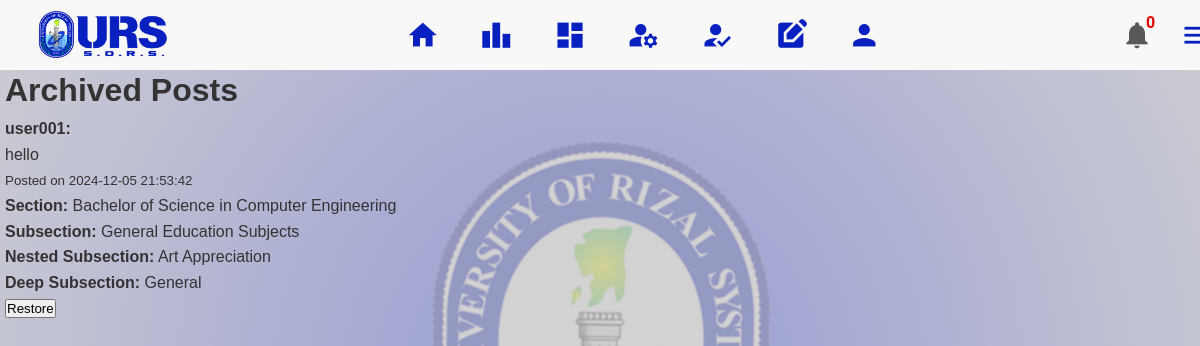
Screenshot of /_unused/redesign_before/admin_archive.php (signed in) with the database file from the repository.
### tables this page shows
CREATE TABLE `posts` (
  `id` int(11) NOT NULL,
  `user_id` int(11) NOT NULL,
  `content` text NOT NULL,
  `created_at` timestamp NOT NULL DEFAULT current_timestamp(),
  `image_path` varchar(255) DEFAULT NULL,
  `file_path` varchar(255) DEFAULT NULL,
  `section` varchar(50) DEFAULT 'General',
  `sub_section` varchar(50) DEFAULT NULL,
  `nested_sub_section` varchar(50) DEFAULT NULL,
  `is_archived` tinyint(1) DEFAULT 0,
  `deep_sub_section` varchar(255) DEFAULT NULL
);

CREATE TABLE `users` (
  `id` int(11) NOT NULL,
  `username` varchar(50) NOT NULL,
  `password` varchar(255) NOT NULL,
  `email` varchar(100) NOT NULL,
  `created_at` timestamp NOT NULL DEFAULT current_timestamp(),
  `profile_picture` varchar(255) DEFAULT 'default_profile.jpg',
  `cover_photo` varchar(255) DEFAULT 'default_cover.jpg',
  `role` enum('student','teacher','admin') DEFAULT 'student',
  `is_approved` tinyint(1) DEFAULT 0,
  `can_post` tinyint(1) NOT NULL DEFAULT 1,
  `first_name` varchar(50) NOT NULL,
  `middle_name` varchar(50) DEFAULT NULL,
  `last_name` varchar(50) NOT NULL
);

### _unused/redesign_before/admin_archive.php (the view, shortened to what this page needs)
<?php
require_once __DIR__ . '/config.php';
$sql = "SELECT posts.*, users.username
        FROM posts
        JOIN users ON posts.user_id = users.id
        WHERE posts.is_archived = 1
        ORDER BY posts.created_at DESC";
$result = $conn->query($sql);
$sql = "SELECT COUNT(*) AS unread_count FROM notifications WHERE user_id = ? AND is_read = 0";
$stmt = $conn->prepare($sql);
$stmt->bind_param("i", $_SESSION['user_id']);
$stmt->execute();
$notification_result = $stmt->get_result();
$notification_count = $notification_result->fetch_assoc()['unread_count'];
?>
<!DOCTYPE html>
<html lang="en">
<head>
    <link rel="stylesheet" href="/assets/css/admin.css">
</head>
<body>
    <nav class="navbar">
        <div class="nav-container">
            <div class="logo">
                <a href="admin_home.php"><img src="/assets/images/sors_logo.png" alt=""></a>
            </div>
                <div class="nav-icons">
                    <a href="admin_home.php" class="nav-item">
                        <span class="material-icons" alt="Home">home</span>
                    </a>
                    <a href="admin_ranking.php" class="nav-item">
                        <span class="material-icons">leaderboard</span>
                    </a>
                    <a href="admin_dashboard.php" class="nav-item">
                        <span class="material-icons">dashboard</span>
                    </a>
                    <a href="manage_accounts.php" class="nav-item">
                        <span class="material-icons">manage_accounts</span>
                    </a>
                    <a href="admin_pendings.php" class="nav-item">
                        <span class="material-icons">how_to_reg</span>
                    </a>
                    <a href="admin_register.php" class="nav-item">
                        <span class="material-icons">edit_square</span>
                    </a>
                    <a href="admin_profile.php" class="nav-item">
                        <span class="material-icons">person</span>
                    </a>
                </div>
                <a href="admin_notif.php" class="notification-icon">
                    <span class="material-icons" >notifications</span>
                </a>
                <p class="notif-count"><strong><?php echo $notification_count; ?></strong></p>
                <span class="material-icons menu-button" id="menu-button">menu</span>
        </div>
    </nav>
    <div class="container">
        <h1>Archived Posts</h1>
        <?php while ($post = $result->fetch_assoc()): ?>
            <div class="post">
                <p><strong><?php echo htmlspecialchars($post['username']); ?>:</strong></p>
                <p><?php echo htmlspecialchars($post['content']); ?></p>
                <p><small>Posted on <?php echo $post['created_at']; ?></small></p>
                <p><strong>Section:</strong> <?php echo htmlspecialchars($post['section']); ?></p>
                <?php if (!empty($post['sub_section'])): ?>
                    <p><strong>Subsection:</strong> <?php echo htmlspecialchars($post['sub_section']); ?></p>
                <?php endif; ?>
                <?php if (!empty($post['nested_sub_section'])): ?>
                    <p><strong>Nested Subsection:</strong> <?php echo htmlspecialchars($post['nested_sub_section']); ?></p>
                <?php endif; ?>
                <?php if (!empty($post['deep_sub_section'])): ?>
                    <p><strong>Deep Subsection:</strong> <?php echo htmlspecialchars($post['deep_sub_section']); ?></p>
                <?php endif; ?>
                <form action="post_actions.php" method="POST">
                    <button type="submit" name="action" value="restore">Restore</button>
                </form>
            </div>
        <?php endwhile; ?>
    </div>
</body>
</html>

### _unused/redesign_before/assets/css/admin.css (style rules this page uses)
* { margin: 0; padding: 0; box-sizing: border-box; }
body { background-image: linear-gradient(rgba(197, 196, 196, 0.75), rgba(197, 196, 196, 0.75)), url("/assets/images/home_bg.png"); background-position: center; background-position-y: top; background-attachment: fixed; font-family: 'Arial', sans-serif; line-height: 1.6; color: #333; padding: 0; margin: 0; }
.container { padding: 5px; }
.navbar { top: 0; background-color: rgb(248, 248, 248); ; position: fixed; font-family: 'Roboto', sans-serif; height: 70px; width: 100%; z-index: 999; }
.nav-container { display: flex; width: 100%; }
a img { height: 55px; width: 150px; margin-top: 7px; margin-left: 28px; }
.nav-icons { margin-top: 19px; margin-left: 19%; margin-right: 20%; display: inline-flex; justify-content: center; gap: 2.5rem; }
.nav-item { text-decoration: none; color: #0820bf; transition: color 0.3s ease, transform 0.3s ease; }
.nav-item .material-icons { font-size: 2.1rem; }
.notification-icon span { margin-top: 19px; margin-right: -7px; font-size: 2.0rem; color: #585858; }
.notif-count { margin-top: 10px; color: #e70606; }
.menu-button { margin-top: 19px; margin-right: 20px; margin-left: 25px; font-size: 2.1rem; cursor: pointer; color: #0820bf; }

### _unused/redesign_before/admin_archive.php (style rules this page uses)
.container { margin-top: 60px; }

### rows the page displays
posts: user.username "user001", content "hello", created_at "2024-12-05 21:53:42", section "Bachelor of Science in Computer Engineering", sub_section "General Education Subjects", nested_sub_section "Art Appreciation", deep_sub_section "General"

### other values shown
$notification_count "0"
